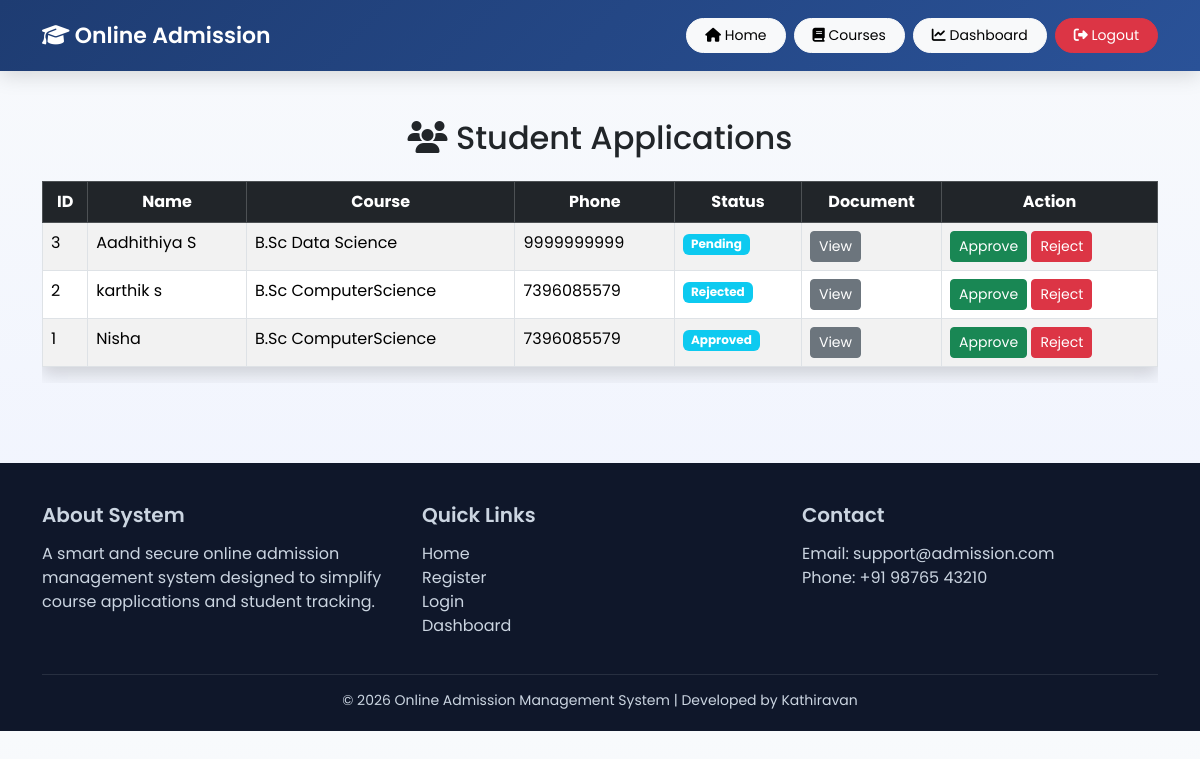
Page /all-students/ (signed in) on the committed database.
### admission/models.py (models this page shows, shortened)
class Student(models.Model):
    STATUS_CHOICES = [
        ("Pending", "Pending"),
        ("Approved", "Approved"),
        ("Rejected", "Rejected"),
        ("Waiting", "Waiting"),
    ]
    application_id = models.UUIDField(
        default=uuid.uuid4,
        editable=False,
        unique=True
    )
    user = models.ForeignKey(User, on_delete=models.CASCADE)
    course = models.ForeignKey(Course, on_delete=models.CASCADE)
    full_name = models.CharField(max_length=200)
    dob = models.DateField()
    phone = models.CharField(max_length=15)
    address = models.TextField()
    document = models.FileField(
        upload_to="documents/",
        max_length=255
    )
    status = models.CharField(
        max_length=20,
        choices=STATUS_CHOICES,
        default="Pending"
    )
    admin_remark = models.TextField(
        blank=True,
        null=True
    )
    created_at = models.DateTimeField(auto_now_add=True)
    class Meta:
        ordering = ["-created_at"]

class Course(models.Model):
    name = models.CharField(max_length=100, unique=True)
    seat_limit = models.PositiveIntegerField(default=30)

### admission/views.py (the view)
# urls.py: path("all-students/", views.all_students, name="all_students"),
@login_required
@staff_member_required
def all_students(request):
    students = Student.objects.all().order_by("-id")
    return render(
        request,
        "admission/all_students.html",
        {"students": students}
    )

### templates/admission/all_students.html
{% extends 'admission/base.html' %}
{% block content %}
<div class="container mt-5">
<h2 class="text-center mb-4">
<i class="fas fa-users"></i> Student Applications
</h2>
<div class="table-responsive">
<table class="table table-bordered table-striped shadow">
<thead class="table-dark text-center">
<tr>
<th>ID</th>
<th>Name</th>
<th>Course</th>
<th>Phone</th>
<th>Status</th>
<th>Document</th>
<th>Action</th>
</tr>
</thead>
<tbody>
{% for student in students %}
<tr>
<td>{{ student.id }}</td>
<td>{{ student.full_name }}</td>
<td>{{ student.course.name }}</td>
<td>{{ student.phone }}</td>
<td>
<span class="badge bg-info">
{{ student.status }}
</span>
</td>
<td>
{% if student.document %}
<a href="{{ student.document.url }}" target="_blank" class="btn btn-sm btn-secondary">
View
</a>
{% else %}
No File
{% endif %}
</td>
<td>
<a href="{% url 'admission:update_status' student.id 'Approved' %}"
class="btn btn-success btn-sm">
Approve
</a>
<a href="{% url 'admission:update_status' student.id 'Rejected' %}"
class="btn btn-danger btn-sm">
Reject
</a>
</td>
</tr>
{% endfor %}
</tbody>
</table>
</div>
</div>
{% endblock %}

### templates/admission/base.html (shortened to what this page needs)
{% load static %}
<!DOCTYPE html>
<html lang="en">
<head>
<link href="https://cdn.jsdelivr.net/npm/bootstrap@5.3.2/dist/css/bootstrap.min.css" rel="stylesheet">
<link rel="stylesheet" href="https://cdnjs.cloudflare.com/ajax/libs/font-awesome/6.5.0/css/all.min.css">
</head>
<body>
<nav class="navbar navbar-expand-lg navbar-dark sticky-top">
<div class="container">
<a class="navbar-brand" href="{% url 'admission:home' %}">
<i class="fas fa-graduation-cap"></i> Online Admission
</a>
<div class="d-flex align-items-center">
<a href="{% url 'admission:home' %}" class="btn btn-light btn-sm nav-btn me-2">
<i class="fas fa-home"></i> Home
</a>
<a href="{% url 'admission:apply_course' %}" class="btn btn-light btn-sm nav-btn me-2">
<i class="fas fa-book"></i> Courses
</a>
{% if user.is_authenticated %}
<a href="{% url 'admission:student_dashboard' %}"
class="btn btn-light btn-sm nav-btn me-2">
<i class="fas fa-chart-line"></i> Dashboard
</a>
<a href="{% url 'admission:logout' %}"
class="btn btn-danger btn-sm nav-btn">
<i class="fas fa-sign-out-alt"></i> Logout
</a>
{% endif %}
</div>
</div>
</nav>
<div class="page-content">
{% block content %}
{% endblock %}
</div>
<footer>
<div class="container">
<div class="row">
<div class="col-md-4">
<h5>About System</h5>
<p>
A smart and secure online admission management system
designed to simplify course applications and student tracking.
</p>
</div>
<div class="col-md-4">
<h5>Quick Links</h5>
<p>
<a href="{% url 'admission:home' %}">Home</a><br>
<a href="{% url 'admission:register' %}">Register</a><br>
<a href="{% url 'admission:login' %}">Login</a><br>
<a href="{% url 'admission:student_dashboard' %}">Dashboard</a>
</p>
</div>
<div class="col-md-4">
<h5>Contact</h5>
<p>
Email: support@admission.com<br>
Phone: +91 98765 43210
</p>
</div>
</div>
<div class="footer-bottom">
© 2026 Online Admission Management System | Developed by Kathiravan
</div>
</div>
</footer>
</body>
</html>

### templates/admission/base.html (style rules this page uses)
body { font-family:'Poppins',sans-serif; background: linear-gradient(180deg,#f8fafc,#eef2ff); margin:0; }
.navbar { background:linear-gradient(135deg,#1e3c72,#2a5298); box-shadow:0 4px 20px rgba(0,0,0,0.15); padding:14px 0; }
.navbar-brand { font-weight:600; font-size:22px; }
.nav-btn { border-radius:50px; padding:6px 18px; font-size:14px; transition:0.3s; }
footer { background:#0f172a; color:#cbd5e1; padding:40px 0 20px 0; margin-top:80px; }
footer h5 { font-weight:600; margin-bottom:15px; }
footer a { color:#cbd5e1; text-decoration:none; }
.footer-bottom { border-top:1px solid rgba(255,255,255,0.1); margin-top:20px; padding-top:15px; font-size:14px; text-align:center; }
.page-content { animation:fadeIn 0.5s ease-in-out; }

### rows in the picture
Student: id "3", full_name "Aadhithiya S", course.name "B.Sc Data Science", phone "9999999999", status "Pending"
Student: id "2", full_name "karthik s", course.name "B.Sc ComputerScience", phone "7396085579", status "Rejected"
Student: id "1", full_name "Nisha", course.name "B.Sc ComputerScience", phone "7396085579", status "Approved"
